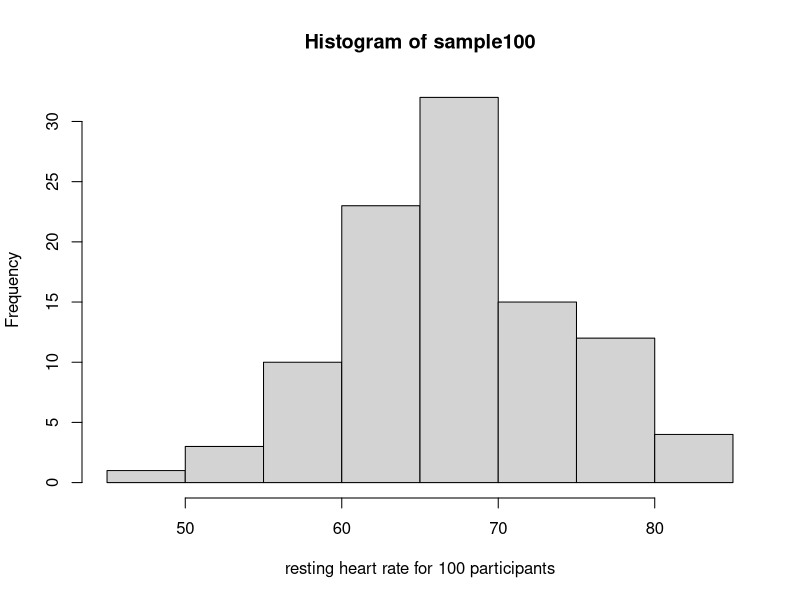
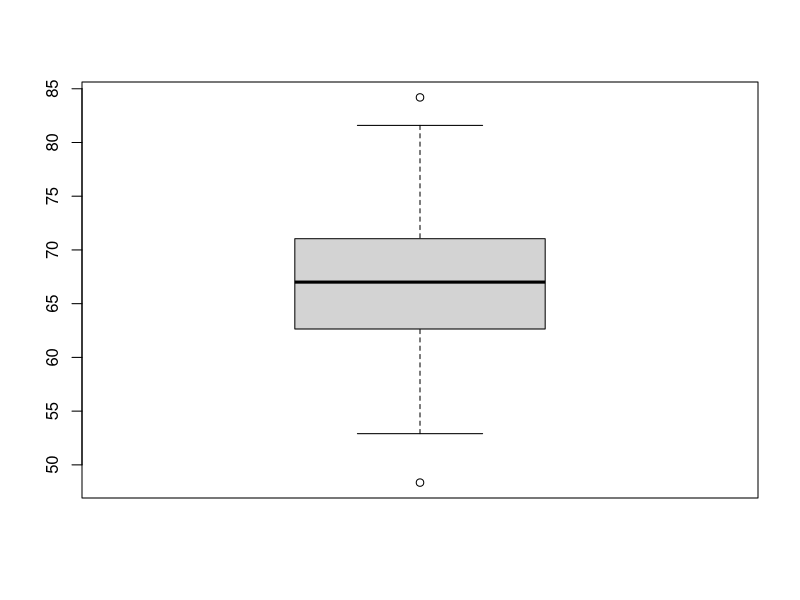
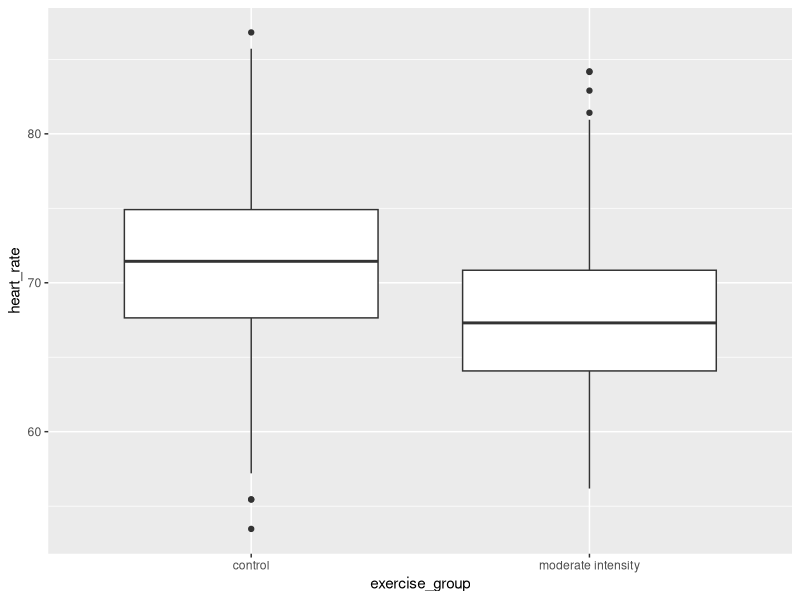
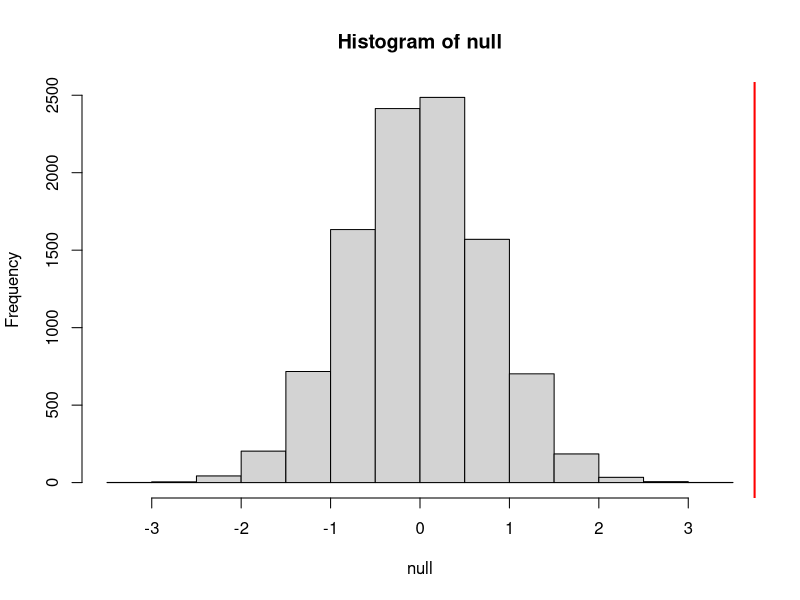
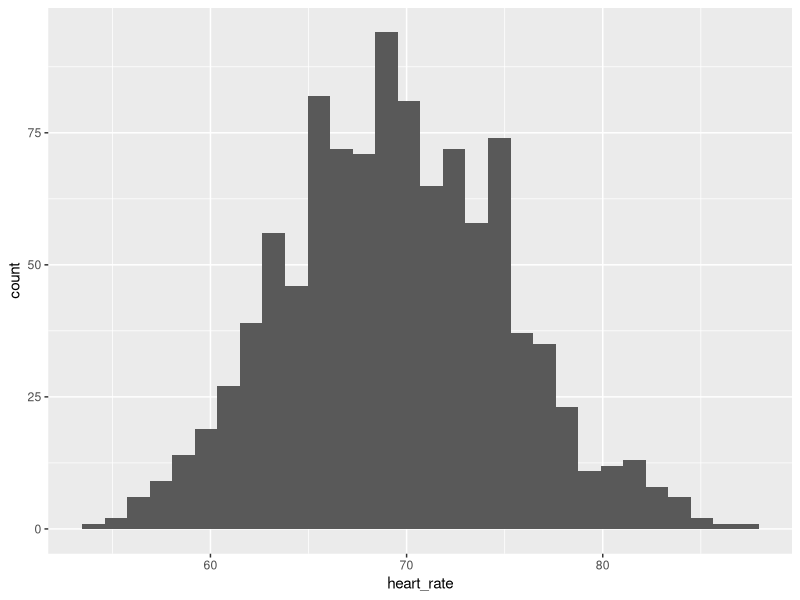
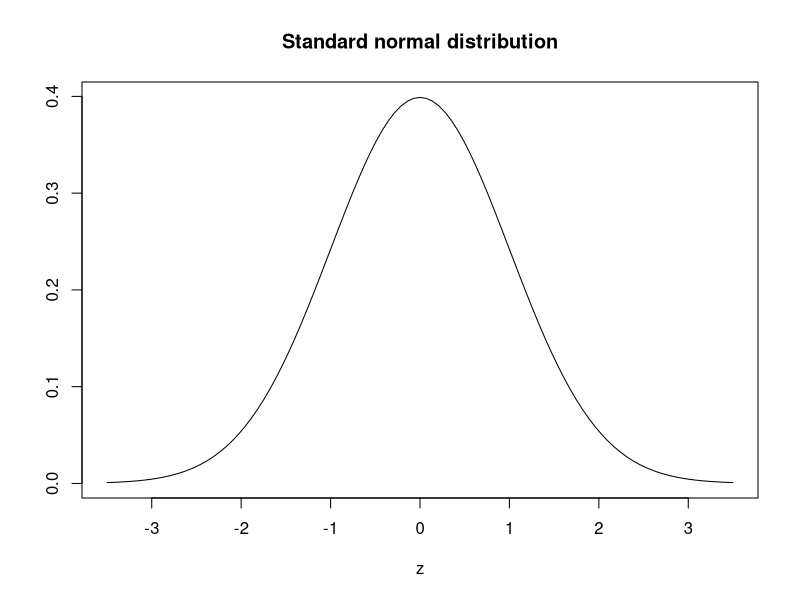
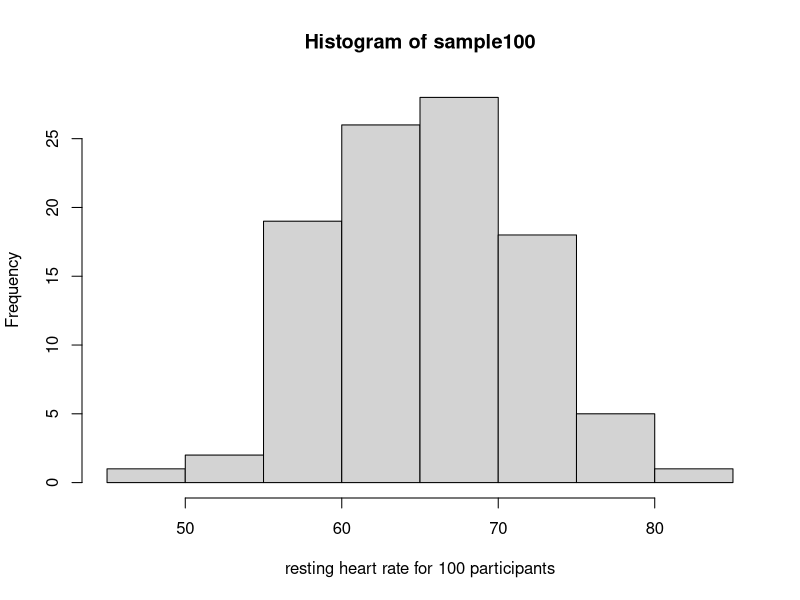
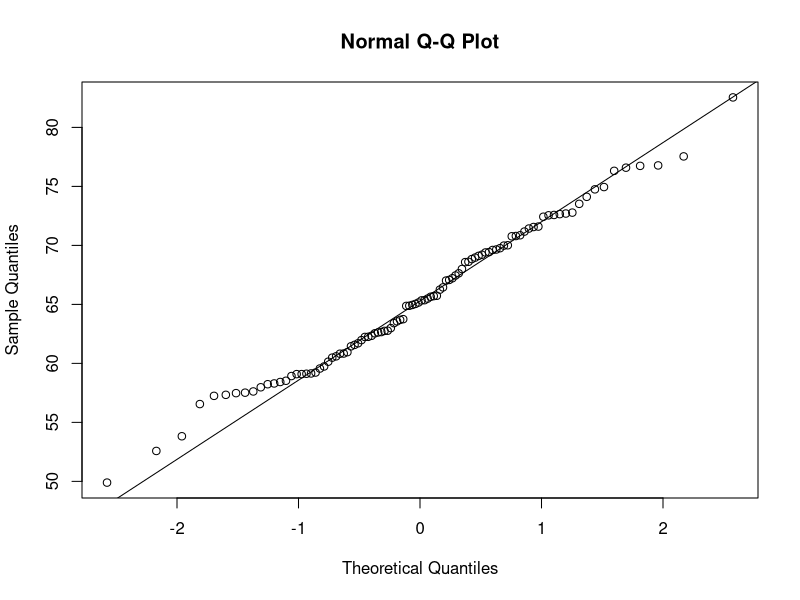

Recreate these plots in R, in order.
## ---- chunk 1
library(tidyverse)
## ---- chunk 2
# load the tidyverse library to write more easily interpreted code
library(tidyverse)

# read in the simulated heart rate data
heart_rate <- read_csv("data/simulated_heart_rates.csv")

# take a random sample of 100 and create a histogram
# first set the seed for the random number generator
set.seed(42)
sample100 <- sample(heart_rate$heart_rate, 100)
hist(sample100, xlab = "resting heart rate for 100 participants")
## ---- chunk 3
boxplot(sample100)
## ---- chunk 4
heart_rate %>% 
  filter(exercise_group %in% c("moderate intensity", "control")) %>%
  ggplot(aes(exercise_group, heart_rate)) + 
  geom_boxplot()
## ---- chunk 5
# calculate the means of the two groups
# unlist() converts a tibble (special tidyverse table) to a vector
moderateHR <- heart_rate %>% 
            filter(exercise_group == "moderate intensity") %>% 
            select(heart_rate) %>% 
            unlist() 
controlHR <- heart_rate %>% 
                filter(exercise_group == "control") %>% 
                select(heart_rate) %>% 
                unlist() 
meanDiff <- mean(controlHR) - mean(moderateHR)
meanDiff
## ---- chunk 6
# calculate the sample mean of 100 people in each group
moderate100 <- mean(sample(moderateHR, size = 100))
control100 <- mean(sample(controlHR, size = 100))
control100 - moderate100 
## ---- chunk 7
# calculate the sample mean of 100 people in each group
moderate100 <- mean(sample(moderateHR, size = 100))
control100 <- mean(sample(controlHR, size = 100))
control100 - moderate100
## ---- chunk 8
# read in the heart rates of the entire population of all elderly people
population <- heart_rate %>% 
              filter(exercise_group %in% c("moderate intensity", "control"))

# sample 100 of them and calculate the mean three times
mean(sample(population$heart_rate, size = 100))
mean(sample(population$heart_rate, size = 100))
mean(sample(population$heart_rate, size = 100))
## ---- chunk 9
## 100 controls
control <- sample(population$heart_rate, size = 100)

## another 100 controls that we pretend are on a high-intensity regimen
treatment <- sample(population$heart_rate, size = 100)
mean(control) - mean(treatment)
## ---- chunk 10
treatment <- replicate(n = 10000, mean(sample(population$heart_rate, 100)))
control <- replicate(n = 10000, mean(sample(population$heart_rate, 100)))
null <- control - treatment
hist(null)
abline(v=meanDiff, col="red", lwd=2)
## ---- chunk 11
mean(null >= meanDiff)
## ---- chunk 12
population %>% ggplot(mapping = aes(heart_rate)) + geom_histogram()
## ---- chunk 13
plot(function(x) dnorm(x), -3.5, 3.5, main = "Standard normal distribution",
     xlab = "z", ylab = "")
## ---- chunk 14
1 - pnorm(meanDiff, mean=mean(null), sd=sd(null))
## ---- chunk 15
sample100 <- sample(heart_rate$heart_rate, 100)
hist(sample100, xlab = "resting heart rate for 100 participants")
## ---- chunk 16
qqnorm(sample100)
qqline(sample100)
## ---- chunk 17
# provide a formula stating that heart rate is dependent on exercise intensity
t.test(formula = heart_rate ~ exercise_group, data = population)
## ---- chunk 18
# save the t-test result and access the p-value alone
result <- t.test(formula = heart_rate ~ exercise_group, data = population)
result$p.value
## ---- chunk 19
# access the confidence interval
result$conf.int
## ---- chunk 20
Q <- qnorm(1- 0.05/2)
N <- 30
B <- 200
plot(mean(population$heart_rate) + c(-7,7), c(1,1), type="n", 
     xlab="heart rate", ylab="confidence interval", ylim=c(1,B))
abline(v=mean(population$heart_rate), col = "darkgray", lty = 3, lwd = 5)
for (i in 1:B) {
  hr <- sample(population$heart_rate, N)
  se <- sd(hr)/sqrt(N)
  interval <- c(mean(hr) - Q * se, mean(hr) + Q * se)
  covered <- mean(population$heart_rate) <= interval[2] & 
    mean(population$heart_rate) >= interval[1]
  color <- ifelse(covered, "lightblue", "red")
  lines(interval, c(i, i), col=color)
  }
## ---- chunk 21
ggplot(data.frame(x = c(0, 10)), aes(x = x)) +
  stat_function(fun = dnorm, args = list(3, 1), color = "#7570b3", lwd=1) +
  stat_function(fun = dnorm, args = list(5, 1), color = "#d95f02", lwd=1) +
  theme(axis.title.x=element_blank(), axis.title.y=element_blank()) + 
  annotate('text', x = 1.5, y = 0.3, label= "mean = 3\nsd = 1", color = "#7570b3") + 
  annotate('text', x = 6.5, y = 0.3, label= "mean = 5\nsd = 1", color = "#d95f02")
## ---- chunk 22
ggplot(data.frame(x = c(0, 10)), aes(x = x)) +
  stat_function(fun = dnorm, args = list(3, 2), color = "#7570b3", lwd=1) +
  stat_function(fun = dnorm, args = list(5, 1), color = "#d95f02", lwd=1) +
  theme(axis.title.x=element_blank(), axis.title.y=element_blank()) + 
  annotate('text', x = 1.5, y = 0.2, label= "mean = 3\nsd = 2", color = "#7570b3") + 
  annotate('text', x = 6.5, y = 0.3, label= "mean = 5\nsd = 1", color = "#d95f02")
## ---- chunk 23
heart_rate %>% 
  group_by(exercise_group) %>%
  summarise(across(heart_rate, list(variance=var, standard_deviation = sd))) 
## ---- chunk 24
var.test(heart_rate$exercise_group == "control",
         heart_rate$exercise_group == "moderate intensity")
## ---- chunk 25
set.seed(1)
n_sims <- 1000 # we want 1000 simulations
p_vals <- c()  # create a vector to hold the p-values

for(i in 1:n_sims){
  group1 <- rnorm(n=30, mean=1, sd=2) # simulate group 1
  group2 <- rnorm(n=30, mean=0, sd=2) # simulate group 2
  
  # run t-test and extract the p-value
  p_vals[i] <- t.test(group1, group2, var.equal = TRUE)$p.value 
}

mean(p_vals < .05) # check power (i.e. proportion of p-values that are smaller 
                   # than alpha-level of .05)
## ---- chunk 26
# sample size = 783 per group
# delta = the observed effect size, meanDiff
# sd = standard deviation 
# significance level (Type 1 error probability or 
#                     false positive rate) = 0.05
# type = two-sample t-test
# What is the power of this experiment to detect 
#                     an effect of size meanDiff?
power.t.test(n = 783, delta = meanDiff, sd = sd(heart_rate$heart_rate), 
             sig.level = 0.05, type = "two.sample")
## ---- chunk 27
# delta = the observed effect size, meanDiff
# sd = standard deviation
# significance level (Type 1 error probability or false positive rate) = 0.05
# type = two-sample t-test
# What is the minimum sample size we would need at 80% power?
power.t.test(delta = meanDiff, sd = sd(heart_rate$heart_rate), 
             sig.level = 0.05, type = "two.sample", power = 0.8)
## ---- chunk 28
# n = (16/delta squared), where delta is the standardized effect size
# delta = effect size standardized as Cohen's d
#     (difference in means)/(standard deviation)  
standardizedEffectSize <- meanDiff/sd(heart_rate$heart_rate)
n <- 16/standardizedEffectSize^2
n
## ---- chunk 29
# difference in means = (4 * sd)/(square root of n)
# n = 100, the number that I can afford
SD <- sd(heart_rate$heart_rate)
detectableDifferenceInMeans <- (4 * SD)/sqrt(100)
detectableDifferenceInMeans
## ---- chunk 30
power.curve <- function(n){
  
cd <- seq(.01, 2, .1)  #Vector of effect sizes
samp.out <- NULL

for(i in 1:length(cd)) {
  power <-  power.t.test(n=n, delta=cd[i], 
                         sig.level=.05, type="two.sample")$power
  power <-  data.frame(effect.size=cd[i], power=power)
  samp.out <- rbind(samp.out, power)
  }

ggplot(samp.out, aes(effect.size, power)) +
  geom_line() + 
  geom_point() +
  theme_minimal() +
  geom_hline(yintercept = .8, lty=2, color='blue') +
  labs(title=paste0("t-test Power Curve for n=", n),
       x="Cohen's d",
       y="Power")
}
power.curve(5)
power.curve(50)
power.curve(500)
## ---- chunk 31
library(broom)

# start with a vector of effect size values to plot
seq(.01, 2, .49) %>% 
  # reverse the vector so the legend labels 
  # and the curves are in the same vertical order 
  rev() %>% 
  # map will help us perform power calculations for every
  # value in the vector of effect sizes
  map(
    # the purrr function will first do the power calculations, 
    # then turn it into a data frame,
    # then make a column that records the effect size 
    ~ power.t.test(
      # small steps in n values make a smooth plot
      n = seq(2, 100, .05), 
      # .x is each value in the effect size vector
      delta = .x) %>% 
      # turn the power.htest object into a dataframe (tibble)
      tidy() %>% 
      # keep track of the effect size 
      # for this set of calculations
      mutate(effect_size=as.factor(.x)) 
  ) %>%
  # map will return a list of data frames of the power
  # calculations so we need to turn it into a single dataframe
  bind_rows() %>% 
  # now we have data we can plot as usual!
  ggplot(aes(n, power, color=effect_size)) +
  # we used a lot of points so this geom_line will look smooth
  geom_line() +
  labs(y="Power",
       x = "Sample size",
       color = "Effect Size (Cohen's d)") +
  theme_bw()
